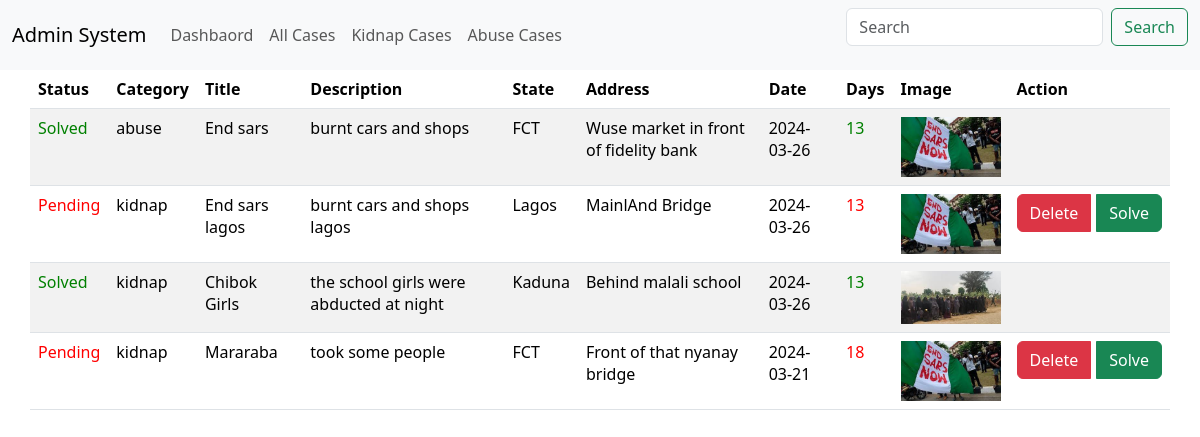
The page /admin/cases.php on the database its author committed.
### tables this page shows
CREATE TABLE `tb_cases` (
  `case_id` int(11) NOT NULL,
  `case_date` date DEFAULT current_timestamp(),
  `case_title` varchar(25) DEFAULT NULL,
  `case_description` varchar(252) DEFAULT NULL,
  `cover_image` varchar(150) DEFAULT NULL,
  `category` enum('kidnap','abuse') DEFAULT NULL,
  `case_time` time DEFAULT current_timestamp(),
  `case_state` varchar(25) DEFAULT NULL,
  `case_address` varchar(225) DEFAULT NULL,
  `case_status` enum('Solved','Pending','Closed') DEFAULT NULL
);

### admin/cases.php (the view, shortened to what this page needs)
<body>
    <head>
        <link href="https://cdn.jsdelivr.net/npm/bootstrap@5.3.3/dist/css/bootstrap.min.css" rel="stylesheet">
        <link rel="stylesheet" type="text/css" href="https://cdn.datatables.net/2.0.3/css/dataTables.dataTables.css">
    </head>
    <?php
    include 'header.php';
    include '../connect.php';
    $sql = "SELECT * FROM tb_cases";
    $result = $conn->query($sql);
    ?>
    <div class="container">
        <div class="row">
            <table id="example" class="table table-hover table-striped display">
                <thead>
                    <tr>
                        <th>Status</th>
                        <th>Category</th>
                        <th>Title</th>
                        <th>Description</th>
                        <th>State</th>
                        <th>Address</th>
                        <th>Date</th>
                        <th>Days</th>
                        <th>Image</th>
                        <th>Action</th>
                    </tr>
                </thead>
                <tbody>
                    <?php
                    if ($result->num_rows > 0) {
                        while ($row = $result->fetch_assoc()) {
                            $status = $row["case_status"];
                            $color = "";
                            switch ($status) {
                                case "Pending":
                                    $color = "red";
                                    break;
                                case "Solved":
                                    $color = "green";
                                    break;
                            }
                            $case_date = new DateTime($row["case_date"]);
                            $current_date = new DateTime();
                            $interval = $current_date->diff($case_date);
                            echo "<tr>";
                            echo "<td style='color: $color'>" . $row["case_status"] . "</td>";
                            echo "<td>" . $row["category"] . "</td>";
                            echo "<td>" . $row["case_title"] . "</td>";
                            echo "<td>" . $row["case_description"] . "</td>";
                            echo "<td>" . $row["case_state"] . "</td>";
                            echo "<td>" . $row["case_address"] . "</td>";
                            echo "<td>" . $row["case_date"] . "</td>";
                            echo "<td style='color: $color'>" . $interval->days  . "</td>";
                            echo "<td><img src='../uploads/" . $row["cover_image"] . "' alt='Image' style='max-width: 100px;'></td>";
                            echo "<td>";
                            echo "<div class='btn-group'>";
                            if ($row["case_status"] != "Solved") {
                                echo "<a href='delete.php?id=" . $row["case_id"] . "' class='btn btn-danger'>Delete</a>";
                                echo "<a style=margin-left:5px href='solve.php?id=" . $row["case_id"] . "' class='btn btn-success'>Solve</a>";
                            }
                            echo "</div>";
                            echo "</td>";
                            echo "</tr>";
                        }
                    } else {
                        echo "<tr><td colspan='6'>No data found</td></tr>";
                    }
                    ?>
                </tbody>
            </table>
        </div>
    </div>
</body>

### rows shown on the page
tb_cases: case_status "Solved", category "abuse", case_title "End sars", case_description "burnt cars and shops", case_state "FCT", case_address "Wuse market in front of fidelity bank", case_date "2024-03-26", case_date "13", cover_image (picture)
tb_cases: case_status "Pending", category "kidnap", case_title "End sars lagos", case_description "burnt cars and shops lagos", case_state "Lagos", case_address "MainlAnd Bridge", case_date "2024-03-26", case_date "13", cover_image (picture)
tb_cases: case_status "Solved", category "kidnap", case_title "Chibok Girls", case_description "the school girls were abducted at night", case_state "Kaduna", case_address "Behind malali school", case_date "2024-03-26", case_date "13", cover_image (picture)
tb_cases: case_status "Pending", category "kidnap", case_title "Mararaba", case_description "took some people", case_state "FCT", case_address "Front of that nyanay bridge", case_date "2024-03-21", case_date "18", cover_image (picture)
